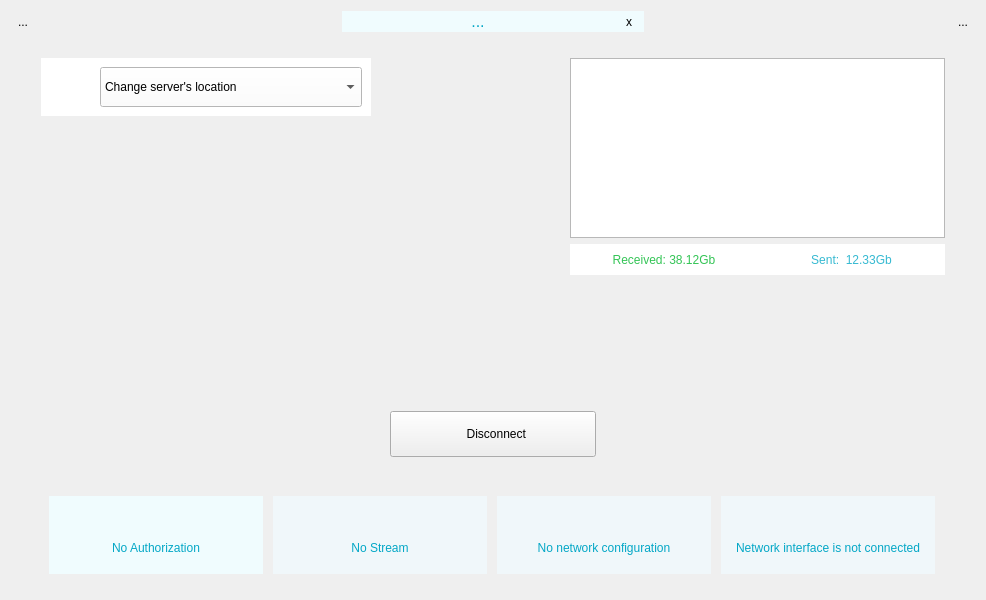
<?xml version="1.0" encoding="UTF-8"?>
<ui version="4.0">
 <class>DashboardHor</class>
 <widget class="QWidget" name="DashboardHor">
  <property name="geometry">
   <rect>
    <x>0</x>
    <y>0</y>
    <width>986</width>
    <height>600</height>
   </rect>
  </property>
  <property name="maximumSize">
   <size>
    <width>986</width>
    <height>600</height>
   </size>
  </property>
  <property name="windowTitle">
   <string>Form</string>
  </property>
  <layout class="QHBoxLayout" name="horizontalLayout_17">
   <item>
    <layout class="QHBoxLayout" name="horizontalLayout_16">
     <item>
      <layout class="QVBoxLayout" name="verticalLayout_9">
       <item>
        <widget class="QToolButton" name="btHelp">
         <property name="styleSheet">
          <string notr="true"/>
         </property>
         <property name="text">
          <string>...</string>
         </property>
         <property name="icon">
          <iconset resource="../resources/DiveVPN/main.qrc">
           <normaloff>:/pics/help_icon_noactive@2x.png</normaloff>
           <activeoff>:/pics/help_icon_active@2x.png</activeoff>
           <activeon>:/pics/help_icon_active@2x.png</activeon>
           <selectedoff>:/pics/help_icon_active@2x.png</selectedoff>
           <selectedon>:/pics/help_icon_active@2x.png</selectedon>:/pics/help_icon_noactive@2x.png</iconset>
         </property>
         <property name="iconSize">
          <size>
           <width>31</width>
           <height>31</height>
          </size>
         </property>
         <property name="autoRaise">
          <bool>true</bool>
         </property>
        </widget>
       </item>
       <item>
        <spacer name="verticalSpacer_6">
         <property name="orientation">
          <enum>Qt::Vertical</enum>
         </property>
         <property name="sizeHint" stdset="0">
          <size>
           <width>20</width>
           <height>40</height>
          </size>
         </property>
        </spacer>
       </item>
      </layout>
     </item>
     <item>
      <layout class="QVBoxLayout" name="verticalLayout_8">
       <item>
        <layout class="QHBoxLayout" name="horizontalLayout_3">
         <item>
          <spacer name="horizontalSpacer_2">
           <property name="orientation">
            <enum>Qt::Horizontal</enum>
           </property>
           <property name="sizeHint" stdset="0">
            <size>
             <width>198</width>
             <height>20</height>
            </size>
           </property>
          </spacer>
         </item>
         <item>
          <layout class="QHBoxLayout" name="horizontalLayout_2">
           <property name="spacing">
            <number>0</number>
           </property>
           <item>
            <widget class="QLabel" name="lbMessage">
             <property name="sizePolicy">
              <sizepolicy hsizetype="Expanding" vsizetype="Minimum">
               <horstretch>0</horstretch>
               <verstretch>0</verstretch>
              </sizepolicy>
             </property>
             <property name="minimumSize">
              <size>
               <width>225</width>
               <height>0</height>
              </size>
             </property>
             <property name="maximumSize">
              <size>
               <width>16777215</width>
               <height>37</height>
              </size>
             </property>
             <property name="styleSheet">
              <string notr="true">background-color: rgb(240, 252, 254);
font: 16px;
color: rgb(4, 167, 198);
</string>
             </property>
             <property name="text">
              <string>...</string>
             </property>
             <property name="alignment">
              <set>Qt::AlignCenter</set>
             </property>
            </widget>
           </item>
           <item>
            <widget class="QToolButton" name="btMessageClose">
             <property name="sizePolicy">
              <sizepolicy hsizetype="Minimum" vsizetype="Minimum">
               <horstretch>0</horstretch>
               <verstretch>0</verstretch>
              </sizepolicy>
             </property>
             <property name="minimumSize">
              <size>
               <width>30</width>
               <height>0</height>
              </size>
             </property>
             <property name="maximumSize">
              <size>
               <width>16777215</width>
               <height>37</height>
              </size>
             </property>
             <property name="styleSheet">
              <string notr="true">background-color: rgb(240, 252, 254);

</string>
             </property>
             <property name="text">
              <string>x</string>
             </property>
             <property name="icon">
              <iconset resource="../resources/DiveVPN/main.qrc">
               <normaloff>:/pics/close_icon@3x.png</normaloff>:/pics/close_icon@3x.png</iconset>
             </property>
             <property name="iconSize">
              <size>
               <width>42</width>
               <height>42</height>
              </size>
             </property>
             <property name="autoRaise">
              <bool>true</bool>
             </property>
            </widget>
           </item>
          </layout>
         </item>
         <item>
          <spacer name="horizontalSpacer_3">
           <property name="orientation">
            <enum>Qt::Horizontal</enum>
           </property>
           <property name="sizeHint" stdset="0">
            <size>
             <width>108</width>
             <height>20</height>
            </size>
           </property>
          </spacer>
         </item>
        </layout>
       </item>
       <item>
        <widget class="QLabel" name="spacerLabel">
         <property name="text">
          <string/>
         </property>
        </widget>
       </item>
       <item>
        <layout class="QHBoxLayout" name="horizontalLayout_15">
         <item>
          <layout class="QVBoxLayout" name="verticalLayout_3">
           <property name="spacing">
            <number>6</number>
           </property>
           <property name="topMargin">
            <number>0</number>
           </property>
           <item>
            <widget class="QWidget" name="widget_5" native="true">
             <property name="minimumSize">
              <size>
               <width>330</width>
               <height>0</height>
              </size>
             </property>
             <property name="maximumSize">
              <size>
               <width>330</width>
               <height>16777215</height>
              </size>
             </property>
             <property name="styleSheet">
              <string notr="true">background-color: rgb(255, 255, 255);</string>
             </property>
             <layout class="QVBoxLayout" name="verticalLayout">
              <item>
               <layout class="QHBoxLayout" name="horizontalLayout_6">
                <property name="spacing">
                 <number>0</number>
                </property>
                <item>
                 <widget class="QLabel" name="lbLocationFlag">
                  <property name="sizePolicy">
                   <sizepolicy hsizetype="Fixed" vsizetype="Fixed">
                    <horstretch>0</horstretch>
                    <verstretch>0</verstretch>
                   </sizepolicy>
                  </property>
                  <property name="minimumSize">
                   <size>
                    <width>50</width>
                    <height>30</height>
                   </size>
                  </property>
                  <property name="maximumSize">
                   <size>
                    <width>50</width>
                    <height>30</height>
                   </size>
                  </property>
                  <property name="styleSheet">
                   <string notr="true">padding-right: 10px;
background-color: rgb(255, 255, 255);</string>
                  </property>
                  <property name="text">
                   <string/>
                  </property>
                  <property name="pixmap">
                   <pixmap resource="../resources/common/common.qrc">:/country/ussr.png</pixmap>
                  </property>
                  <property name="scaledContents">
                   <bool>true</bool>
                  </property>
                 </widget>
                </item>
                <item>
                 <widget class="QComboBox" name="cbUpstream">
                  <property name="sizePolicy">
                   <sizepolicy hsizetype="Expanding" vsizetype="Minimum">
                    <horstretch>0</horstretch>
                    <verstretch>0</verstretch>
                   </sizepolicy>
                  </property>
                  <property name="minimumSize">
                   <size>
                    <width>0</width>
                    <height>40</height>
                   </size>
                  </property>
                  <property name="styleSheet">
                   <string notr="true"/>
                  </property>
                  <property name="editable">
                   <bool>false</bool>
                  </property>
                  <property name="currentText">
                   <string>Change server's location</string>
                  </property>
                  <item>
                   <property name="text">
                    <string>Change server's location</string>
                   </property>
                  </item>
                 </widget>
                </item>
               </layout>
              </item>
             </layout>
            </widget>
           </item>
           <item>
            <spacer name="verticalSpacer">
             <property name="orientation">
              <enum>Qt::Vertical</enum>
             </property>
             <property name="sizeHint" stdset="0">
              <size>
               <width>20</width>
               <height>40</height>
              </size>
             </property>
            </spacer>
           </item>
          </layout>
         </item>
         <item>
          <spacer name="horizontalSpacer">
           <property name="orientation">
            <enum>Qt::Horizontal</enum>
           </property>
           <property name="sizeHint" stdset="0">
            <size>
             <width>40</width>
             <height>20</height>
            </size>
           </property>
          </spacer>
         </item>
         <item>
          <layout class="QVBoxLayout" name="verticalLayout_2">
           <item>
            <widget class="QGraphicsView" name="graphicsView">
             <property name="minimumSize">
              <size>
               <width>375</width>
               <height>180</height>
              </size>
             </property>
             <property name="maximumSize">
              <size>
               <width>375</width>
               <height>180</height>
              </size>
             </property>
             <property name="verticalScrollBarPolicy">
              <enum>Qt::ScrollBarAlwaysOff</enum>
             </property>
             <property name="horizontalScrollBarPolicy">
              <enum>Qt::ScrollBarAlwaysOff</enum>
             </property>
             <property name="interactive">
              <bool>false</bool>
             </property>
             <property name="renderHints">
              <set>QPainter::Antialiasing|QPainter::HighQualityAntialiasing|QPainter::TextAntialiasing</set>
             </property>
             <property name="viewportUpdateMode">
              <enum>QGraphicsView::FullViewportUpdate</enum>
             </property>
            </widget>
           </item>
           <item>
            <layout class="QHBoxLayout" name="horizontalLayout_7">
             <property name="spacing">
              <number>0</number>
             </property>
             <item>
              <widget class="QLabel" name="lbReceived">
               <property name="sizePolicy">
                <sizepolicy hsizetype="Expanding" vsizetype="Minimum">
                 <horstretch>0</horstretch>
                 <verstretch>0</verstretch>
                </sizepolicy>
               </property>
               <property name="maximumSize">
                <size>
                 <width>16777215</width>
                 <height>31</height>
                </size>
               </property>
               <property name="styleSheet">
                <string notr="true">background-color: rgb(255, 255, 255);
color: rgba(0, 181, 43, 0.8);;
font: 12px;</string>
               </property>
               <property name="text">
                <string>Received: 38.12Gb</string>
               </property>
               <property name="alignment">
                <set>Qt::AlignCenter</set>
               </property>
              </widget>
             </item>
             <item>
              <widget class="QLabel" name="lbSent">
               <property name="sizePolicy">
                <sizepolicy hsizetype="Expanding" vsizetype="Minimum">
                 <horstretch>0</horstretch>
                 <verstretch>0</verstretch>
                </sizepolicy>
               </property>
               <property name="minimumSize">
                <size>
                 <width>0</width>
                 <height>31</height>
                </size>
               </property>
               <property name="maximumSize">
                <size>
                 <width>16777215</width>
                 <height>31</height>
                </size>
               </property>
               <property name="styleSheet">
                <string notr="true">background-color: rgb(255, 255, 255);
color: rgba(3, 167, 198, 0.8);
font: 12px;</string>
               </property>
               <property name="text">
                <string>Sent:  12.33Gb</string>
               </property>
               <property name="alignment">
                <set>Qt::AlignCenter</set>
               </property>
              </widget>
             </item>
            </layout>
           </item>
          </layout>
         </item>
        </layout>
       </item>
       <item>
        <spacer name="verticalSpacer_2">
         <property name="orientation">
          <enum>Qt::Vertical</enum>
         </property>
         <property name="sizeType">
          <enum>QSizePolicy::Maximum</enum>
         </property>
         <property name="sizeHint" stdset="0">
          <size>
           <width>20</width>
           <height>130</height>
          </size>
         </property>
        </spacer>
       </item>
       <item>
        <layout class="QHBoxLayout" name="horizontalLayout_14">
         <item>
          <layout class="QHBoxLayout" name="horizontalLayout_13"/>
         </item>
         <item>
          <layout class="QHBoxLayout" name="horizontalLayout_9">
           <item>
            <spacer name="horizontalSpacer_4">
             <property name="orientation">
              <enum>Qt::Horizontal</enum>
             </property>
             <property name="sizeHint" stdset="0">
              <size>
               <width>40</width>
               <height>20</height>
              </size>
             </property>
            </spacer>
           </item>
           <item>
            <widget class="QPushButton" name="btDisconnect">
             <property name="sizePolicy">
              <sizepolicy hsizetype="Minimum" vsizetype="Fixed">
               <horstretch>0</horstretch>
               <verstretch>0</verstretch>
              </sizepolicy>
             </property>
             <property name="minimumSize">
              <size>
               <width>206</width>
               <height>46</height>
              </size>
             </property>
             <property name="styleSheet">
              <string notr="true">QPushButton {
    border-radius: 23px;
	font: 19px Regular;
    background-color: rgb(240, 252, 254);
    color: #03A7C6;
    padding-left: 25px;
    image-position: left;
	image: url(:/pics/off_icon_noactive\@2x.png)
}

QPushButton:hover{
    background-color: #14B4DD;
	color: #fff;
	border: 1px solid #fff;
    padding-left: 25px;
    image-position: left;
	image: url(:/pics/off_icon_active\@2x.png)
} 
</string>
             </property>
             <property name="text">
              <string>  Disconnect</string>
             </property>
             <property name="iconSize">
              <size>
               <width>30</width>
               <height>19</height>
              </size>
             </property>
            </widget>
           </item>
           <item>
            <spacer name="horizontalSpacer_5">
             <property name="orientation">
              <enum>Qt::Horizontal</enum>
             </property>
             <property name="sizeHint" stdset="0">
              <size>
               <width>40</width>
               <height>20</height>
              </size>
             </property>
            </spacer>
           </item>
          </layout>
         </item>
        </layout>
       </item>
       <item>
        <spacer name="verticalSpacer_3">
         <property name="orientation">
          <enum>Qt::Vertical</enum>
         </property>
         <property name="sizeType">
          <enum>QSizePolicy::Expanding</enum>
         </property>
         <property name="sizeHint" stdset="0">
          <size>
           <width>867</width>
           <height>13</height>
          </size>
         </property>
        </spacer>
       </item>
       <item>
        <layout class="QHBoxLayout" name="horizontalLayout_12">
         <property name="spacing">
          <number>2</number>
         </property>
         <property name="leftMargin">
          <number>0</number>
         </property>
         <property name="rightMargin">
          <number>0</number>
         </property>
         <item>
          <widget class="QWidget" name="widget" native="true">
           <property name="minimumSize">
            <size>
             <width>214</width>
             <height>78</height>
            </size>
           </property>
           <property name="maximumSize">
            <size>
             <width>214</width>
             <height>78</height>
            </size>
           </property>
           <property name="styleSheet">
            <string notr="true">background-color: rgb(240, 252, 254);</string>
           </property>
           <layout class="QVBoxLayout" name="verticalLayout_11">
            <item>
             <layout class="QHBoxLayout" name="horizontalLayout">
              <item>
               <spacer name="horizontalSpacer_6">
                <property name="orientation">
                 <enum>Qt::Horizontal</enum>
                </property>
                <property name="sizeHint" stdset="0">
                 <size>
                  <width>40</width>
                  <height>20</height>
                 </size>
                </property>
               </spacer>
              </item>
              <item>
               <layout class="QVBoxLayout" name="verticalLayout_4">
                <item>
                 <widget class="QLabel" name="lbAuthorization">
                  <property name="sizePolicy">
                   <sizepolicy hsizetype="Minimum" vsizetype="Minimum">
                    <horstretch>0</horstretch>
                    <verstretch>0</verstretch>
                   </sizepolicy>
                  </property>
                  <property name="minimumSize">
                   <size>
                    <width>15</width>
                    <height>15</height>
                   </size>
                  </property>
                  <property name="maximumSize">
                   <size>
                    <width>15</width>
                    <height>15</height>
                   </size>
                  </property>
                  <property name="styleSheet">
                   <string notr="true"/>
                  </property>
                  <property name="frameShape">
                   <enum>QFrame::NoFrame</enum>
                  </property>
                  <property name="lineWidth">
                   <number>0</number>
                  </property>
                  <property name="midLineWidth">
                   <number>0</number>
                  </property>
                  <property name="text">
                   <string/>
                  </property>
                  <property name="pixmap">
                   <pixmap resource="../resources/DiveVPN/main.qrc">:/pics/point_red@3x.png</pixmap>
                  </property>
                  <property name="scaledContents">
                   <bool>true</bool>
                  </property>
                 </widget>
                </item>
               </layout>
              </item>
              <item>
               <spacer name="horizontalSpacer_7">
                <property name="orientation">
                 <enum>Qt::Horizontal</enum>
                </property>
                <property name="sizeHint" stdset="0">
                 <size>
                  <width>40</width>
                  <height>20</height>
                 </size>
                </property>
               </spacer>
              </item>
             </layout>
            </item>
            <item>
             <widget class="QLabel" name="lbAuthorizationText">
              <property name="sizePolicy">
               <sizepolicy hsizetype="Preferred" vsizetype="Minimum">
                <horstretch>0</horstretch>
                <verstretch>0</verstretch>
               </sizepolicy>
              </property>
              <property name="maximumSize">
               <size>
                <width>16777215</width>
                <height>50</height>
               </size>
              </property>
              <property name="font">
               <font>
                <pointsize>-1</pointsize>
                <weight>50</weight>
                <italic>false</italic>
                <bold>false</bold>
               </font>
              </property>
              <property name="styleSheet">
               <string notr="true">color: #03A7C6; 
font: 12px;</string>
              </property>
              <property name="text">
               <string>No Authorization</string>
              </property>
              <property name="alignment">
               <set>Qt::AlignCenter</set>
              </property>
              <property name="wordWrap">
               <bool>true</bool>
              </property>
             </widget>
            </item>
           </layout>
          </widget>
         </item>
         <item>
          <widget class="QWidget" name="widget_2" native="true">
           <property name="minimumSize">
            <size>
             <width>214</width>
             <height>78</height>
            </size>
           </property>
           <property name="maximumSize">
            <size>
             <width>214</width>
             <height>79</height>
            </size>
           </property>
           <property name="styleSheet">
            <string notr="true">background-color: rgb(240, 247, 250);</string>
           </property>
           <layout class="QVBoxLayout" name="verticalLayout_12">
            <item>
             <layout class="QHBoxLayout" name="horizontalLayout_8">
              <item>
               <spacer name="horizontalSpacer_8">
                <property name="orientation">
                 <enum>Qt::Horizontal</enum>
                </property>
                <property name="sizeHint" stdset="0">
                 <size>
                  <width>40</width>
                  <height>20</height>
                 </size>
                </property>
               </spacer>
              </item>
              <item>
               <layout class="QVBoxLayout" name="verticalLayout_5">
                <item>
                 <widget class="QLabel" name="lbStream">
                  <property name="sizePolicy">
                   <sizepolicy hsizetype="Minimum" vsizetype="Minimum">
                    <horstretch>0</horstretch>
                    <verstretch>0</verstretch>
                   </sizepolicy>
                  </property>
                  <property name="minimumSize">
                   <size>
                    <width>15</width>
                    <height>15</height>
                   </size>
                  </property>
                  <property name="maximumSize">
                   <size>
                    <width>15</width>
                    <height>15</height>
                   </size>
                  </property>
                  <property name="styleSheet">
                   <string notr="true"/>
                  </property>
                  <property name="frameShape">
                   <enum>QFrame::NoFrame</enum>
                  </property>
                  <property name="lineWidth">
                   <number>0</number>
                  </property>
                  <property name="midLineWidth">
                   <number>0</number>
                  </property>
                  <property name="text">
                   <string/>
                  </property>
                  <property name="pixmap">
                   <pixmap resource="../resources/DiveVPN/main.qrc">:/pics/point_red@3x.png</pixmap>
                  </property>
                  <property name="scaledContents">
                   <bool>true</bool>
                  </property>
                 </widget>
                </item>
               </layout>
              </item>
              <item>
               <spacer name="horizontalSpacer_9">
                <property name="orientation">
                 <enum>Qt::Horizontal</enum>
                </property>
                <property name="sizeHint" stdset="0">
                 <size>
                  <width>40</width>
                  <height>20</height>
                 </size>
                </property>
               </spacer>
              </item>
             </layout>
            </item>
            <item>
             <widget class="QLabel" name="lbStreamText">
              <property name="sizePolicy">
               <sizepolicy hsizetype="Preferred" vsizetype="Minimum">
                <horstretch>0</horstretch>
                <verstretch>0</verstretch>
               </sizepolicy>
              </property>
              <property name="maximumSize">
               <size>
                <width>16777215</width>
                <height>50</height>
               </size>
              </property>
              <property name="font">
               <font>
                <pointsize>-1</pointsize>
                <weight>50</weight>
                <italic>false</italic>
                <bold>false</bold>
               </font>
              </property>
              <property name="styleSheet">
               <string notr="true">color: #03A7C6; 
font: 12px;</string>
              </property>
              <property name="text">
               <string notr="true">No Stream</string>
              </property>
              <property name="alignment">
               <set>Qt::AlignCenter</set>
              </property>
              <property name="wordWrap">
               <bool>true</bool>
              </property>
             </widget>
            </item>
           </layout>
          </widget>
         </item>
         <item>
          <widget class="QWidget" name="widget_3" native="true">
           <property name="minimumSize">
            <size>
             <width>214</width>
             <height>78</height>
            </size>
           </property>
           <property name="maximumSize">
            <size>
             <width>214</width>
             <height>78</height>
            </size>
           </property>
           <property name="styleSheet">
            <string notr="true">background-color: rgb(240, 247, 250);</string>
           </property>
           <layout class="QVBoxLayout" name="verticalLayout_13">
            <item>
             <layout class="QHBoxLayout" name="horizontalLayout_10">
              <item>
               <spacer name="horizontalSpacer_10">
                <property name="orientation">
                 <enum>Qt::Horizontal</enum>
                </property>
                <property name="sizeHint" stdset="0">
                 <size>
                  <width>40</width>
                  <height>20</height>
                 </size>
                </property>
               </spacer>
              </item>
              <item>
               <layout class="QVBoxLayout" name="verticalLayout_6">
                <item>
                 <widget class="QLabel" name="lbNetConf">
                  <property name="sizePolicy">
                   <sizepolicy hsizetype="Minimum" vsizetype="Minimum">
                    <horstretch>0</horstretch>
                    <verstretch>0</verstretch>
                   </sizepolicy>
                  </property>
                  <property name="minimumSize">
                   <size>
                    <width>15</width>
                    <height>15</height>
                   </size>
                  </property>
                  <property name="maximumSize">
                   <size>
                    <width>15</width>
                    <height>15</height>
                   </size>
                  </property>
                  <property name="styleSheet">
                   <string notr="true"/>
                  </property>
                  <property name="frameShape">
                   <enum>QFrame::NoFrame</enum>
                  </property>
                  <property name="lineWidth">
                   <number>0</number>
                  </property>
                  <property name="midLineWidth">
                   <number>0</number>
                  </property>
                  <property name="text">
                   <string/>
                  </property>
                  <property name="pixmap">
                   <pixmap resource="../resources/DiveVPN/main.qrc">:/pics/point_red@3x.png</pixmap>
                  </property>
                  <property name="scaledContents">
                   <bool>true</bool>
                  </property>
                 </widget>
                </item>
               </layout>
              </item>
              <item>
               <spacer name="horizontalSpacer_11">
                <property name="orientation">
                 <enum>Qt::Horizontal</enum>
                </property>
                <property name="sizeHint" stdset="0">
                 <size>
                  <width>40</width>
                  <height>20</height>
                 </size>
                </property>
               </spacer>
              </item>
             </layout>
            </item>
            <item>
             <widget class="QLabel" name="lbNetConfText">
              <property name="enabled">
               <bool>true</bool>
              </property>
              <property name="sizePolicy">
               <sizepolicy hsizetype="Preferred" vsizetype="Minimum">
                <horstretch>0</horstretch>
                <verstretch>0</verstretch>
               </sizepolicy>
              </property>
              <property name="maximumSize">
               <size>
                <width>16777215</width>
                <height>50</height>
               </size>
              </property>
              <property name="font">
               <font>
                <pointsize>-1</pointsize>
                <weight>50</weight>
                <italic>false</italic>
                <bold>false</bold>
               </font>
              </property>
              <property name="styleSheet">
               <string notr="true">color: #03A7C6; 
font: 12px;</string>
              </property>
              <property name="text">
               <string>No network configuration</string>
              </property>
              <property name="alignment">
               <set>Qt::AlignCenter</set>
              </property>
              <property name="wordWrap">
               <bool>true</bool>
              </property>
             </widget>
            </item>
           </layout>
          </widget>
         </item>
         <item>
          <widget class="QWidget" name="widget_4" native="true">
           <property name="minimumSize">
            <size>
             <width>214</width>
             <height>78</height>
            </size>
           </property>
           <property name="maximumSize">
            <size>
             <width>214</width>
             <height>78</height>
            </size>
           </property>
           <property name="styleSheet">
            <string notr="true">background-color: rgb(240, 247, 250);</string>
           </property>
           <layout class="QVBoxLayout" name="verticalLayout_14">
            <item>
             <layout class="QHBoxLayout" name="horizontalLayout_11">
              <item>
               <spacer name="horizontalSpacer_12">
                <property name="orientation">
                 <enum>Qt::Horizontal</enum>
                </property>
                <property name="sizeHint" stdset="0">
                 <size>
                  <width>40</width>
                  <height>20</height>
                 </size>
                </property>
               </spacer>
              </item>
              <item>
               <layout class="QVBoxLayout" name="verticalLayout_7">
                <item>
                 <widget class="QLabel" name="lbTunnel">
                  <property name="sizePolicy">
                   <sizepolicy hsizetype="Minimum" vsizetype="Minimum">
                    <horstretch>0</horstretch>
                    <verstretch>0</verstretch>
                   </sizepolicy>
                  </property>
                  <property name="minimumSize">
                   <size>
                    <width>15</width>
                    <height>15</height>
                   </size>
                  </property>
                  <property name="maximumSize">
                   <size>
                    <width>15</width>
                    <height>15</height>
                   </size>
                  </property>
                  <property name="styleSheet">
                   <string notr="true"/>
                  </property>
                  <property name="frameShape">
                   <enum>QFrame::NoFrame</enum>
                  </property>
                  <property name="lineWidth">
                   <number>0</number>
                  </property>
                  <property name="midLineWidth">
                   <number>0</number>
                  </property>
                  <property name="text">
                   <string/>
                  </property>
                  <property name="pixmap">
                   <pixmap resource="../resources/DiveVPN/main.qrc">:/pics/point_red@3x.png</pixmap>
                  </property>
                  <property name="scaledContents">
                   <bool>true</bool>
                  </property>
                 </widget>
                </item>
               </layout>
              </item>
              <item>
               <spacer name="horizontalSpacer_13">
                <property name="orientation">
                 <enum>Qt::Horizontal</enum>
                </property>
                <property name="sizeHint" stdset="0">
                 <size>
                  <width>40</width>
                  <height>20</height>
                 </size>
                </property>
               </spacer>
              </item>
             </layout>
            </item>
            <item>
             <widget class="QLabel" name="lbTunnelText">
              <property name="sizePolicy">
               <sizepolicy hsizetype="Preferred" vsizetype="Minimum">
                <horstretch>0</horstretch>
                <verstretch>0</verstretch>
               </sizepolicy>
              </property>
              <property name="maximumSize">
               <size>
                <width>16777215</width>
                <height>50</height>
               </size>
              </property>
              <property name="font">
               <font>
                <pointsize>-1</pointsize>
                <weight>50</weight>
                <italic>false</italic>
                <bold>false</bold>
               </font>
              </property>
              <property name="styleSheet">
               <string notr="true">color: #03A7C6; 
font: 12px;</string>
              </property>
              <property name="text">
               <string>Network interface is not connected</string>
              </property>
              <property name="alignment">
               <set>Qt::AlignCenter</set>
              </property>
              <property name="wordWrap">
               <bool>true</bool>
              </property>
             </widget>
            </item>
           </layout>
          </widget>
         </item>
        </layout>
       </item>
       <item>
        <spacer name="verticalSpacer_4">
         <property name="orientation">
          <enum>Qt::Vertical</enum>
         </property>
         <property name="sizeType">
          <enum>QSizePolicy::Fixed</enum>
         </property>
         <property name="sizeHint" stdset="0">
          <size>
           <width>20</width>
           <height>15</height>
          </size>
         </property>
        </spacer>
       </item>
      </layout>
     </item>
     <item>
      <layout class="QVBoxLayout" name="verticalLayout_10">
       <item>
        <widget class="QToolButton" name="btSettings">
         <property name="text">
          <string>...</string>
         </property>
         <property name="icon">
          <iconset resource="../resources/DiveVPN/main.qrc">
           <normaloff>:/pics/settings_icon_noactive@2x.png</normaloff>
           <normalon>:/pics/settings_icon_active@2x.png</normalon>
           <disabledoff>:/pics/settings_icon_active@2x.png</disabledoff>
           <disabledon>:/pics/settings_icon_active@2x.png</disabledon>
           <activeoff>:/pics/settings_icon_active@2x.png</activeoff>
           <activeon>:/pics/settings_icon_active@2x.png</activeon>
           <selectedoff>:/pics/settings_icon_active@2x.png</selectedoff>
           <selectedon>:/pics/settings_icon_active@2x.png</selectedon>:/pics/settings_icon_noactive@2x.png</iconset>
         </property>
         <property name="iconSize">
          <size>
           <width>31</width>
           <height>31</height>
          </size>
         </property>
         <property name="autoRaise">
          <bool>true</bool>
         </property>
        </widget>
       </item>
       <item>
        <spacer name="verticalSpacer_7">
         <property name="orientation">
          <enum>Qt::Vertical</enum>
         </property>
         <property name="sizeHint" stdset="0">
          <size>
           <width>20</width>
           <height>40</height>
          </size>
         </property>
        </spacer>
       </item>
      </layout>
     </item>
    </layout>
   </item>
  </layout>
 </widget>
 <resources>
  <include location="../resources/common/common.qrc"/>
  <include location="../resources/DiveVPN/main.qrc"/>
 </resources>
 <connections/>
</ui>
